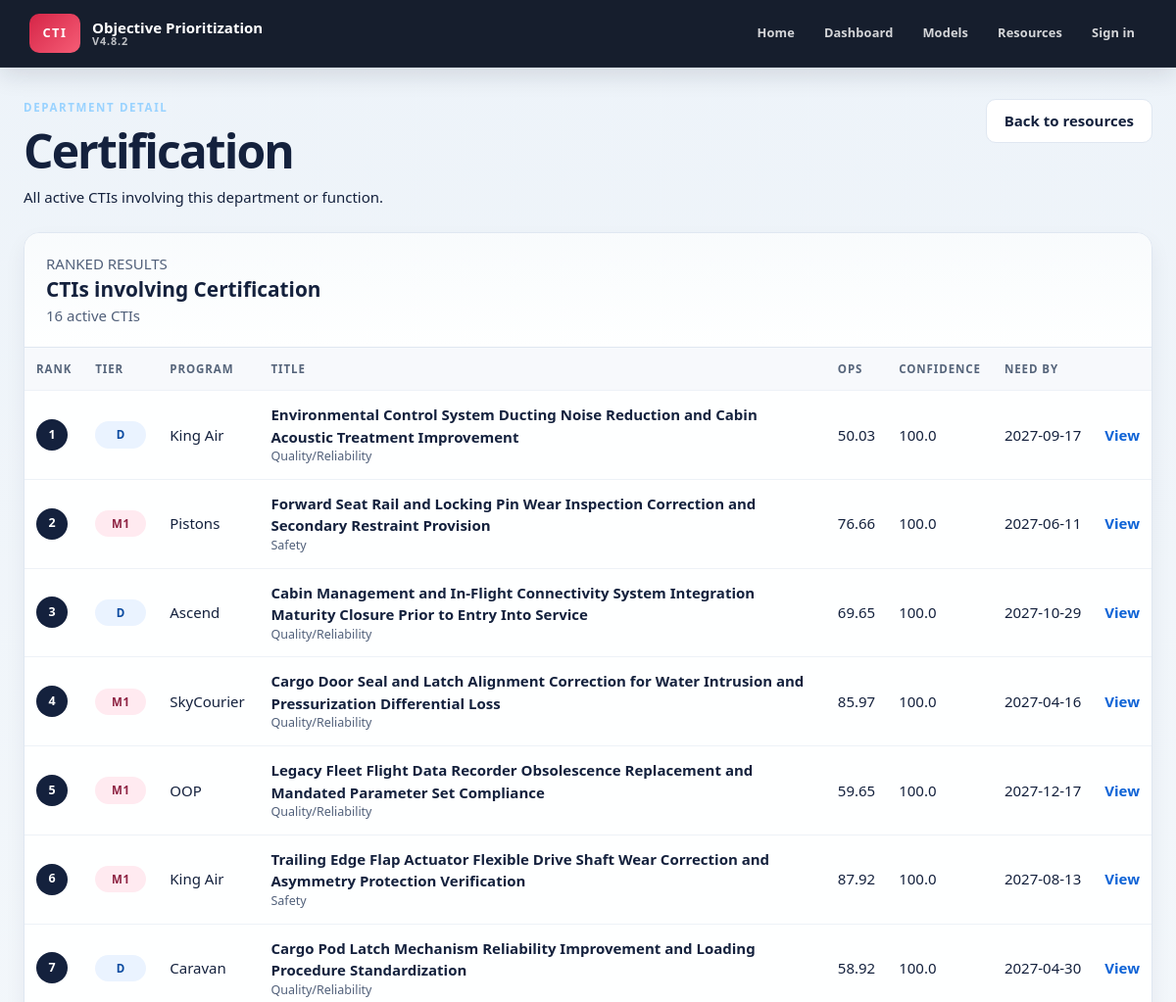
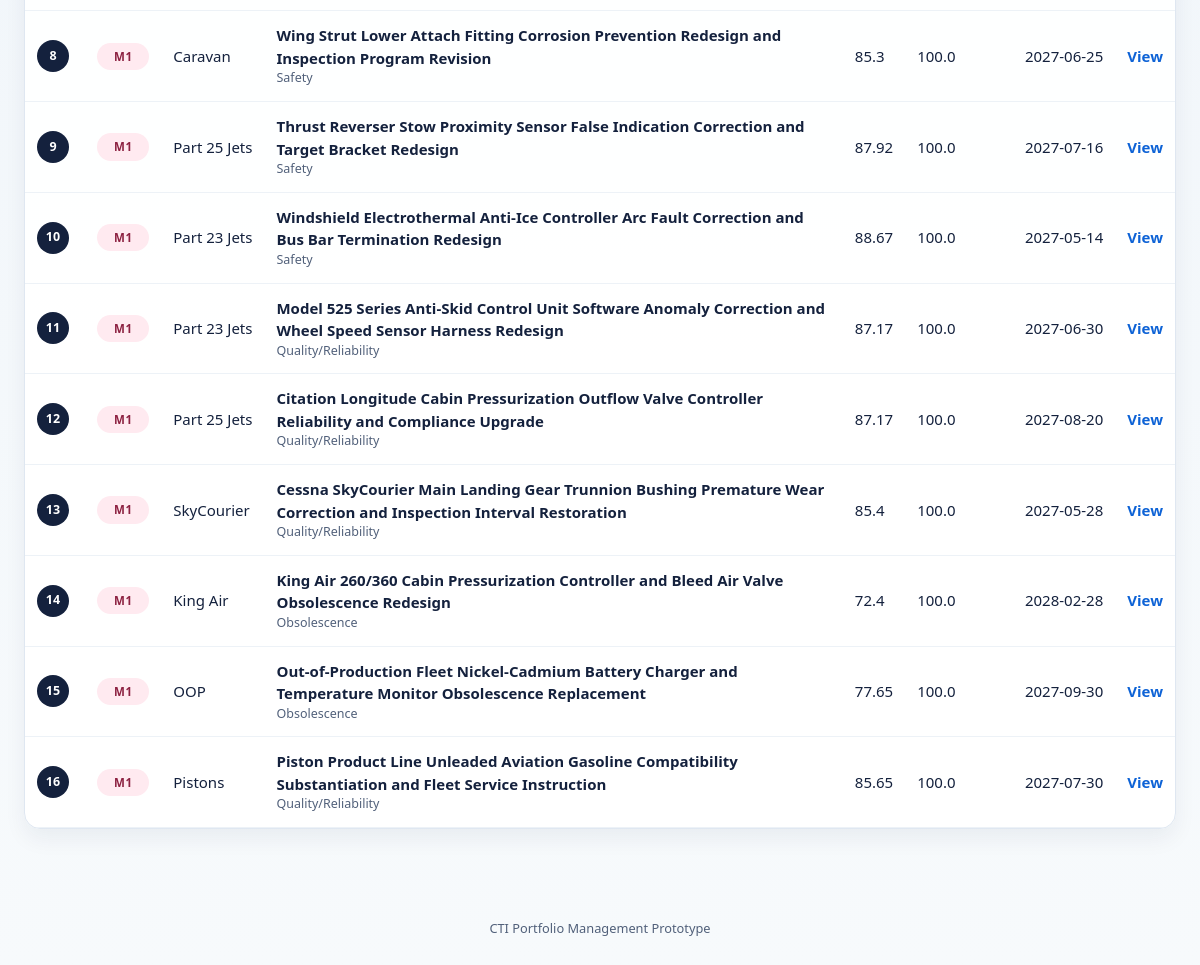
The page /resources/Certification on the database its author committed (2 pictures, top to bottom).
### tables this page shows
CREATE TABLE cti_projects (
    id INTEGER PRIMARY KEY AUTOINCREMENT,
    external_id TEXT,
    title TEXT NOT NULL,
    program TEXT,
    driver TEXT,
    phase TEXT,
    qualification TEXT NOT NULL DEFAULT 'D',
    status TEXT NOT NULL DEFAULT 'Active',
    ops REAL,
    confidence REAL,
    urgency REAL,
    operational REAL,
    customer_fleet REAL,
    financial REAL,
    breadth REAL,
    readiness REAL,
    need_by TEXT,
    target_date TEXT,
    engineering_hours REAL,
    five_year_npv REAL,
    functions_involved REAL,
    aog_events REAL,
    prevented_deliveries REAL,
    delivery_delays REAL,
    line_interruptions REAL,
    repeat_rework REAL,
    affected_fleet_pct REAL,
    evidence_count INTEGER NOT NULL DEFAULT 0,
    milestone_count INTEGER NOT NULL DEFAULT 0,
    problem_statement TEXT,
    business_case TEXT,
    source_file TEXT,
    source_type TEXT,
    template_version TEXT,
    warnings_json TEXT NOT NULL DEFAULT '[]',
    raw_data_json TEXT NOT NULL DEFAULT '{}',
    scoring_json TEXT NOT NULL DEFAULT '{}',
    confidence_json TEXT NOT NULL DEFAULT '{}',
    archived INTEGER NOT NULL DEFAULT 0,
    created_utc TEXT NOT NULL DEFAULT CURRENT_TIMESTAMP,
    modified_utc TEXT NOT NULL DEFAULT CURRENT_TIMESTAMP
, lifecycle_phase TEXT NOT NULL DEFAULT 'Phase 1', extraction_json TEXT NOT NULL DEFAULT '{}', scope_change TEXT, scoring_model_version TEXT, scored_utc TEXT);

### phase2/routes.py (the view)
@phase2_bp.get(
    "/resources/<department>"
)
def department_view(
    department
):
    return render_template(
        "phase2/department.html",
        department=
            department,
        projects=
            projects_by_department(
                department
            )
    )

### phase2/database.py (called while the page is built)
def database_path(app=None):
    app = app or current_app
    configured = app.config.get('CTI_DATABASE')
    path = Path(configured) if configured else Path(app.instance_path) / 'cti.db'
    path.parent.mkdir(parents=True, exist_ok=True)
    return path

def connect(app=None):
    conn = sqlite3.connect(database_path(app))
    conn.row_factory = sqlite3.Row
    conn.execute('PRAGMA foreign_keys = ON')
    conn.execute('PRAGMA journal_mode = WAL')
    return conn

@contextmanager
def connection(app=None):
    conn = connect(app)
    try:
        yield conn
        conn.commit()
    except Exception:
        conn.rollback()
        raise
    finally:
        conn.close()

def projects_by_department(department):
    with connection() as conn:
        rows = conn.execute(
            """
            SELECT DISTINCT p.*
            FROM cti_projects p
            JOIN cti_departments d
              ON p.id = d.project_id
            WHERE d.department = ?
              AND p.archived = 0
            ORDER BY p.id DESC
            """,
            (department,),
        ).fetchall()
        return [dict(row) for row in rows]

### phase2/templates/phase2/department.html (shortened to what this page needs)
{% extends "base.html" %}
{% block content %}
<section class="page-heading">
    <div>
        <p class="eyebrow">DEPARTMENT DETAIL</p>
        <h1>{{ department }}</h1>
        <p>All active CTIs involving this department or function.</p>
    </div>
    <a class="button button-secondary" href="{{ url_for('phase2.resources') }}">Back to resources</a>
</section>
<section class="panel table-panel">
    <div class="table-toolbar">
        <div>
            <p class="eyebrow">RANKED RESULTS</p>
            <h2>CTIs involving {{ department }}</h2>
            <p>{{ projects|length }} active CTI{% if projects|length != 1 %}s{% endif %}</p>
        </div>
    </div>
    <div class="table-wrap">
        <table class="portfolio-table">
            <thead>
                <tr>
                    <th>Rank</th>
                    <th>Tier</th>
                    <th>Program</th>
                    <th>Title</th>
                    <th>OPS</th>
                    <th>Confidence</th>
                    <th>Need By</th>
                    <th></th>
                </tr>
            </thead>
            <tbody>
                {% for project in projects %}
                <tr>
                    <td><span class="rank-badge">{{ loop.index }}</span></td>
                    <td>
                        <span class="tier tier-{{ project.qualification|default('d', true)|lower|replace(' ', '-') }}">
                            {{ project.qualification|default('D', true) }}
                        </span>
                    </td>
                    <td>{{ project.program|default('Unassigned', true) }}</td>
                    <td>
                        <strong>{{ project.title|default('Untitled CTI', true) }}</strong>
                        <small>{{ project.driver|default('', true) }}</small>
                    </td>
                    <td>{{ project.ops if project.ops is not none else '—' }}</td>
                    <td>{{ project.confidence if project.confidence is not none else '—' }}</td>
                    <td>{{ project.need_by|default('Missing', true) }}</td>
                    <td>
                        <a class="table-link" href="{{ url_for('phase2.project', project_id=project.id) }}">View</a>
                    </td>
                </tr>
                {% else %}
                <tr>
                    <td class="empty-state" colspan="8">No active CTIs involve this department.</td>
                </tr>
                {% endfor %}
            </tbody>
        </table>
    </div>
</section>
{% endblock %}

### static/style.css (style rules this page uses)
* { box-sizing: border-box; }
html { scroll-behavior: smooth; }
body { margin: 0; background: linear-gradient(180deg, #edf3f9 0%, #f7fafc 100%); color: var(--ink); font: 15px/1.5 "Segoe UI", Arial, sans-serif; }
a { color: inherit; }
.hero, .page-heading { display: flex; align-items: flex-start; justify-content: space-between; gap: 24px; margin-bottom: 24px; }
.hero .eyebrow, .page-heading .eyebrow { margin-bottom: 10px; color: #9ad3ff; font-size: 0.72rem; font-weight: 800; letter-spacing: 0.14em; text-transform: uppercase; }
.hero h1, .page-heading h1 { margin: 0 0 10px; line-height: 1.08; letter-spacing: -0.04em; }
.page-heading h1 { font-size: clamp(2rem, 4vw, 3rem); }
.hero p, .page-heading p { margin: 0; }
h1, h2, h3, h4, p { margin-top: 0; }
h2 { font-size: 1.3rem; margin-bottom: 12px; }
.button { display: inline-flex; align-items: center; justify-content: center; min-height: 44px; padding: 10px 18px; border: 1px solid transparent; border-radius: 10px; text-decoration: none; font-weight: 800; cursor: pointer; transition: transform var(--transition), box-shadow var(--transition), background var(--transition); }
.button-secondary { background: var(--surface-strong); border-color: var(--line); color: var(--ink); }
.panel, .upload-panel { padding: 22px 20px; background: rgba(255,255,255,0.96); border: 1px solid var(--line); border-radius: var(--radius-lg); box-shadow: var(--shadow-soft); }
.table-panel { padding: 0; overflow: hidden; }
.table-toolbar { display: flex; align-items: center; justify-content: space-between; padding: 20px 22px; border-bottom: 1px solid var(--line); background: linear-gradient(180deg, rgba(247,250,252,0.8) 0%, rgba(255,255,255,0) 100%); }
.table-toolbar h2, .table-toolbar p { margin: 0; }
.table-toolbar p { color: var(--ink-soft); }
.table-wrap { overflow: auto; }
.portfolio-table { width: 100%; border-collapse: collapse; }
.portfolio-table th, .portfolio-table td { padding: 13px 12px; border-bottom: 1px solid #edf2f7; text-align: left; white-space: nowrap; }
.portfolio-table th { background: #f7f9fc; color: #56657b; font-size: 0.72rem; font-weight: 800; letter-spacing: 0.08em; text-transform: uppercase; }
.portfolio-table td:nth-child(4) { min-width: 280px; white-space: normal; }
.portfolio-table td strong, .portfolio-table td small { display: block; }
.portfolio-table td small { color: var(--ink-soft); }
.table-link { font-weight: 800; color: var(--primary); text-decoration: none; }
.tier { display: inline-block; min-width: 52px; padding: 5px 10px; border-radius: 999px; font-size: 0.72rem; font-weight: 900; letter-spacing: 0.04em; text-align: center; }
.tier-m1 { background: var(--danger-soft); color: #8d2242; }
.tier-d { background: var(--primary-soft); color: #0a4aa0; }
.rank-badge { display: inline-grid; width: 32px; height: 32px; place-items: center; border-radius: 50%; background: var(--ink); color: #fff; font-size: 0.78rem; font-weight: 900; }

### rows shown on the page
cti_projects: qualification "D", program "King Air", title "Environmental Control System Ducting Noise Reduction and Cabin Acoustic Treatment Improvement", driver "Quality/Reliability", ops "50.03", confidence "100.0", need_by "2027-09-17"
cti_projects: qualification "M1", program "Pistons", title "Forward Seat Rail and Locking Pin Wear Inspection Correction and Secondary Restraint Provision", driver "Safety", ops "76.66", confidence "100.0", need_by "2027-06-11"
cti_projects: qualification "D", program "Ascend", title "Cabin Management and In-Flight Connectivity System Integration Maturity Closure Prior to Entry Into Service", driver "Quality/Reliability", ops "69.65", confidence "100.0", need_by "2027-10-29"
cti_projects: qualification "M1", program "SkyCourier", title "Cargo Door Seal and Latch Alignment Correction for Water Intrusion and Pressurization Differential Loss", driver "Quality/Reliability", ops "85.97", confidence "100.0", need_by "2027-04-16"
cti_projects: qualification "M1", program "OOP", title "Legacy Fleet Flight Data Recorder Obsolescence Replacement and Mandated Parameter Set Compliance", driver "Quality/Reliability", ops "59.65", confidence "100.0", need_by "2027-12-17"
cti_projects: qualification "M1", program "King Air", title "Trailing Edge Flap Actuator Flexible Drive Shaft Wear Correction and Asymmetry Protection Verification", driver "Safety", ops "87.92", confidence "100.0", need_by "2027-08-13"
cti_projects: qualification "D", program "Caravan", title "Cargo Pod Latch Mechanism Reliability Improvement and Loading Procedure Standardization", driver "Quality/Reliability", ops "58.92", confidence "100.0", need_by "2027-04-30"
cti_projects: qualification "M1", program "Caravan", title "Wing Strut Lower Attach Fitting Corrosion Prevention Redesign and Inspection Program Revision", driver "Safety", ops "85.3", confidence "100.0", need_by "2027-06-25"
cti_projects: qualification "M1", program "Part 25 Jets", title "Thrust Reverser Stow Proximity Sensor False Indication Correction and Target Bracket Redesign", driver "Safety", ops "87.92", confidence "100.0", need_by "2027-07-16"
cti_projects: qualification "M1", program "Part 23 Jets", title "Windshield Electrothermal Anti-Ice Controller Arc Fault Correction and Bus Bar Termination Redesign", driver "Safety", ops "88.67", confidence "100.0", need_by "2027-05-14"
cti_projects: qualification "M1", program "Part 23 Jets", title "Model 525 Series Anti-Skid Control Unit Software Anomaly Correction and Wheel Speed Sensor Harness Redesign", driver "Quality/Reliability", ops "87.17", confidence "100.0", need_by "2027-06-30"
cti_projects: qualification "M1", program "Part 25 Jets", title "Citation Longitude Cabin Pressurization Outflow Valve Controller Reliability and Compliance Upgrade", driver "Quality/Reliability", ops "87.17", confidence "100.0", need_by "2027-08-20"
cti_projects: qualification "M1", program "SkyCourier", title "Cessna SkyCourier Main Landing Gear Trunnion Bushing Premature Wear Correction and Inspection Interval Restoration", driver "Quality/Reliability", ops "85.4", confidence "100.0", need_by "2027-05-28"
cti_projects: qualification "M1", program "King Air", title "King Air 260/360 Cabin Pressurization Controller and Bleed Air Valve Obsolescence Redesign", driver "Obsolescence", ops "72.4", confidence "100.0", need_by "2028-02-28"
cti_projects: qualification "M1", program "OOP", title "Out-of-Production Fleet Nickel-Cadmium Battery Charger and Temperature Monitor Obsolescence Replacement", driver "Obsolescence", ops "77.65", confidence "100.0", need_by "2027-09-30"
cti_projects: qualification "M1", program "Pistons", title "Piston Product Line Unleaded Aviation Gasoline Compatibility Substantiation and Fleet Service Instruction", driver "Quality/Reliability", ops "85.65", confidence "100.0", need_by "2027-07-30"

### other values the page prints
{{ department }} "Certification"
{{ projects|length }} "16"
